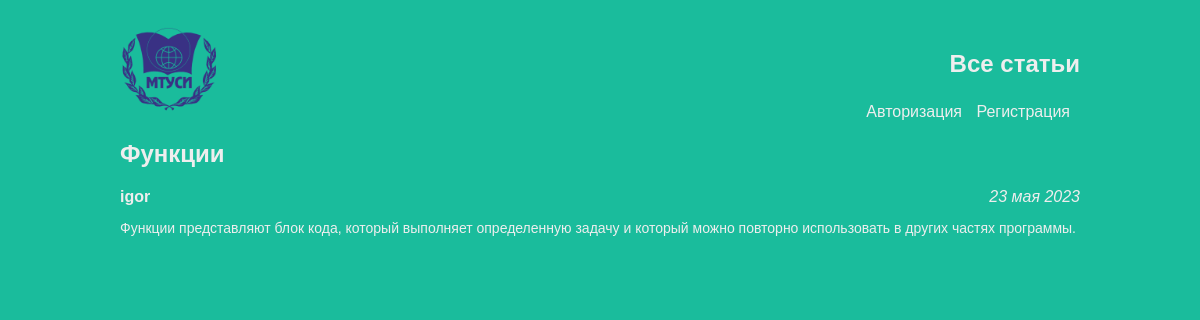
Screenshot of /article/4 with the database file from the repository.
### articles/models.py (models this page shows, shortened)
class Article(models.Model):
	title = models.CharField(max_length=200)
	author = models.ForeignKey(User, on_delete=models.CASCADE)
	text = models.TextField()
	created_date = models.DateField(auto_now_add=True)
	month_list = ['января', 'февраля', 'марта', 'апреля', 'мая', 'июня','июля', 'августа', 'сентября', 'октября', 'ноября', 'декабря']
	def get_text(self):
		return self.text
	def get_date(self):
		d = self.created_date
		return "%d %s %d" % (d.day, self.month_list[d.month-1], d.year)

### articles/views.py (the view)
# urls.py: re_path(r'^article/(?P<article_id>\d+)$', views.get_article, name='get_article'),
def get_article(request, article_id):
	try:
		post = Article.objects.get(id=article_id)
		return render(request, 'article.html', {"post": post})
	except Article.DoesNotExist:
		raise Http404

### articles/templates/article.html (shortened to what this page needs)
<!DOCTYPE html>
<html>
	<head>
		<link rel="stylesheet" href="{{STATIC_URL}}/static/css/article.css">
	</head>
<body class="article_body">
	<div class="header">
		<div class="logo"><img src="/{{ STATIC_URL }}static/img/logo.png" /></div>
		<div class="home"><h2><a href='/'>Все статьи</a></h2></div>
		<div class="menu">
		<ul>
		{% if request.user.is_authenticated %}
		<li class="hello">Приветствуем, {{ request.user.username }}!</li>
		<li><a href="/article/new/">Создать статью</a></li>
		<li><a href="/exit/">Выход из аккаунта</a></li>
		{% else %}
		<li><a href="/auth/">Авторизация</a></li>
		<li><a href="/register/">Регистрация</a></li>
		{% endif %}
		</ul>
		</div>
	</div>
	<div class="archive">
		<div class="one-post">
		<h2 class="post-title">{{ post.title }}</h2>
		<div class="article-info">
			<div class="article-author">{{ post.author.username }}</div>
			<div class="article-created-date">{{ post.get_date }}</div>
		</div>
		<p class="article-text">{{ post.get_text }}</p>
		</div>
	</div>
</body>
</html>

### articles/static/css/article.css (style rules this page uses)
body { background: #1abc9c; font-family: Tahoma, Arial, sans-serif; color: #333; }
p, h4 { font-size: 20px; margin-bottom: 0; }
ul, ol { margin: 0; }
.article_body .header { height: 100px; }
.article_body .header .logo { width: 50%; float: left; }
.article_body .header img { display: block; height: 100px; width: auto; margin-left: 0; margin-right: auto; }
.archive_body, .article_body { width: 960px; margin-left: auto; margin-right: auto; }
p, h1, h2, h3, h4 { color: #eee; }
a { color: #eee; }
.post-title, .article-info, .article-text { color: #eee; }
.article-info .article-author { font-weight: 900; width: 50%; float: left; }
.article-info .article-created-date { font-style: italic; text-align: right; }
.article-info { width: 100%; }
.article-text { font-size: 14px; }
.home { position: relative; text-align: right; top: 30px; }
.article_body .header .menu { position: relative; text-align: right; top: 35px; }
.header ul { list-style: none; margin: 0; padding-left: 0; color: #eee; }
.header li { display: inline; padding-right: 10px; }
.header a { text-decoration: none; }

### rows the page displays
Article: title "Функции", author.username "igor", get_date "23 мая 2023", get_text "Функции представляют блок кода, который выполняет определенную задачу и который можно повторно использовать в других частях программы."
